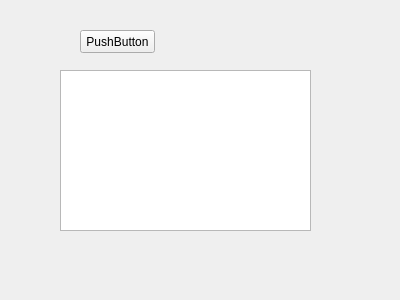
<?xml version="1.0" encoding="UTF-8"?>
<ui version="4.0">
 <class>InnerWindow</class>
 <widget class="QWidget" name="InnerWindow">
  <property name="geometry">
   <rect>
    <x>0</x>
    <y>0</y>
    <width>400</width>
    <height>300</height>
   </rect>
  </property>
  <property name="windowTitle">
   <string>InnerWindow</string>
  </property>
  <widget class="QPlainTextEdit" name="plainTextEdit">
   <property name="geometry">
    <rect>
     <x>60</x>
     <y>70</y>
     <width>251</width>
     <height>161</height>
    </rect>
   </property>
  </widget>
  <widget class="QPushButton" name="pushButton">
   <property name="geometry">
    <rect>
     <x>80</x>
     <y>30</y>
     <width>75</width>
     <height>23</height>
    </rect>
   </property>
   <property name="text">
    <string>PushButton</string>
   </property>
  </widget>
 </widget>
 <layoutdefault spacing="6" margin="11"/>
 <resources/>
 <connections/>
</ui>
